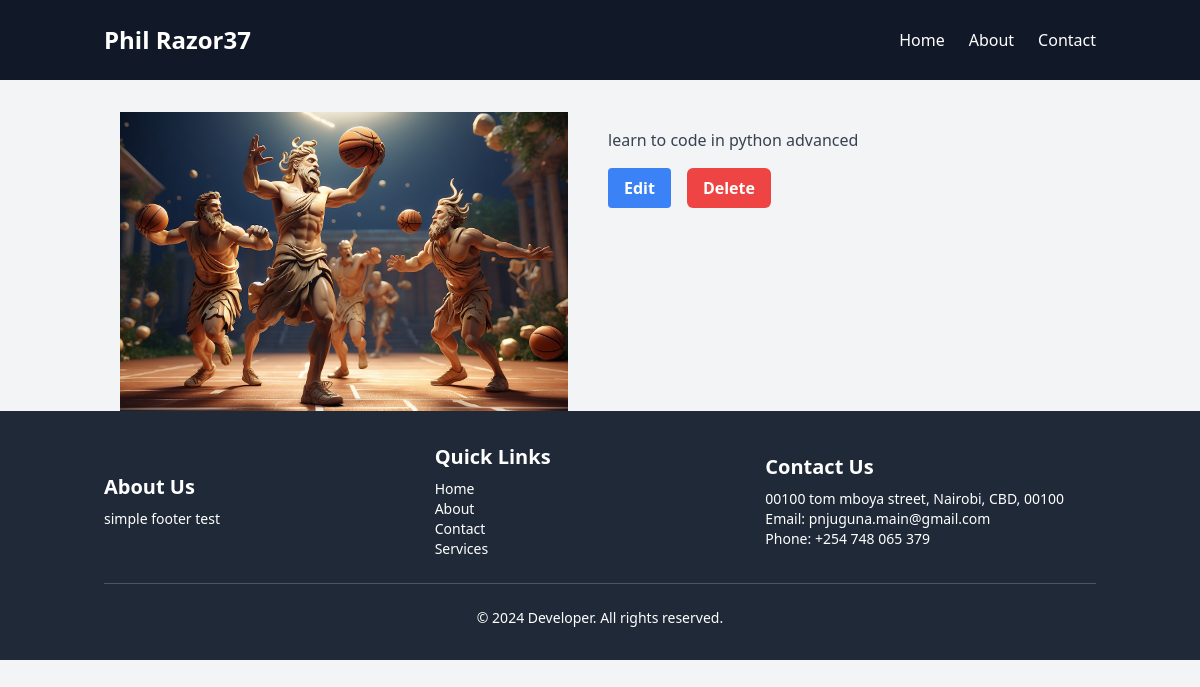
The page /core/book/5/ on the database its author committed.
### core/models.py (models this page shows, shortened)
class Book(models.Model):
    book_id  = models.AutoField(primary_key=True)
    title = models.CharField(max_length=255)
    description = models.TextField(blank=True , null=True)
    image = models.ImageField(upload_to='book_images')

### core/views.py (the view)
# urls.py: path('book/<int:pk>/', views.book_detail, name='book_detail'),
def book_detail(request, pk):
    book = get_object_or_404(Book, pk=pk)
    return render(request, 'core/book_detail.html', {'book': book})

### core/templates/core/book_detail.html (shortened to what this page needs)
{% extends 'core/base.html' %}
{% block content %}
    <div class="container mx-auto mt-8 px-4">
        <div class="grid grid-cols-1 md:grid-cols-2 gap-4">
            <div class="max-w-md">
                <img src="{{ book.image.url }}" alt="{{ book.title }}" class="w-full h-auto">
            </div>
            <div>
                <p class="text-gray-700 mb-4">{{ book.description }}</p>
                <div class="flex space-x-4">
                    <a href="{% url 'edit_book' book.book_id %}" class="bg-blue-500 hover:bg-blue-700 text-white font-bold py-2 px-4 rounded">
                        Edit
                    </a>
                    <a href="{% url 'delete_book' book.book_id %}" class="inline-block bg-red-500 hover:bg-red-700 text-white font-bold py-2 px-4 rounded-md transition duration-300 ease-in-out">
                        Delete
                    </a>
                </div>
            </div>
        </div>
    </div>
{% endblock %}

### rows shown on the page
Book: image (placeholder picture), description "learn to code in python advanced"
